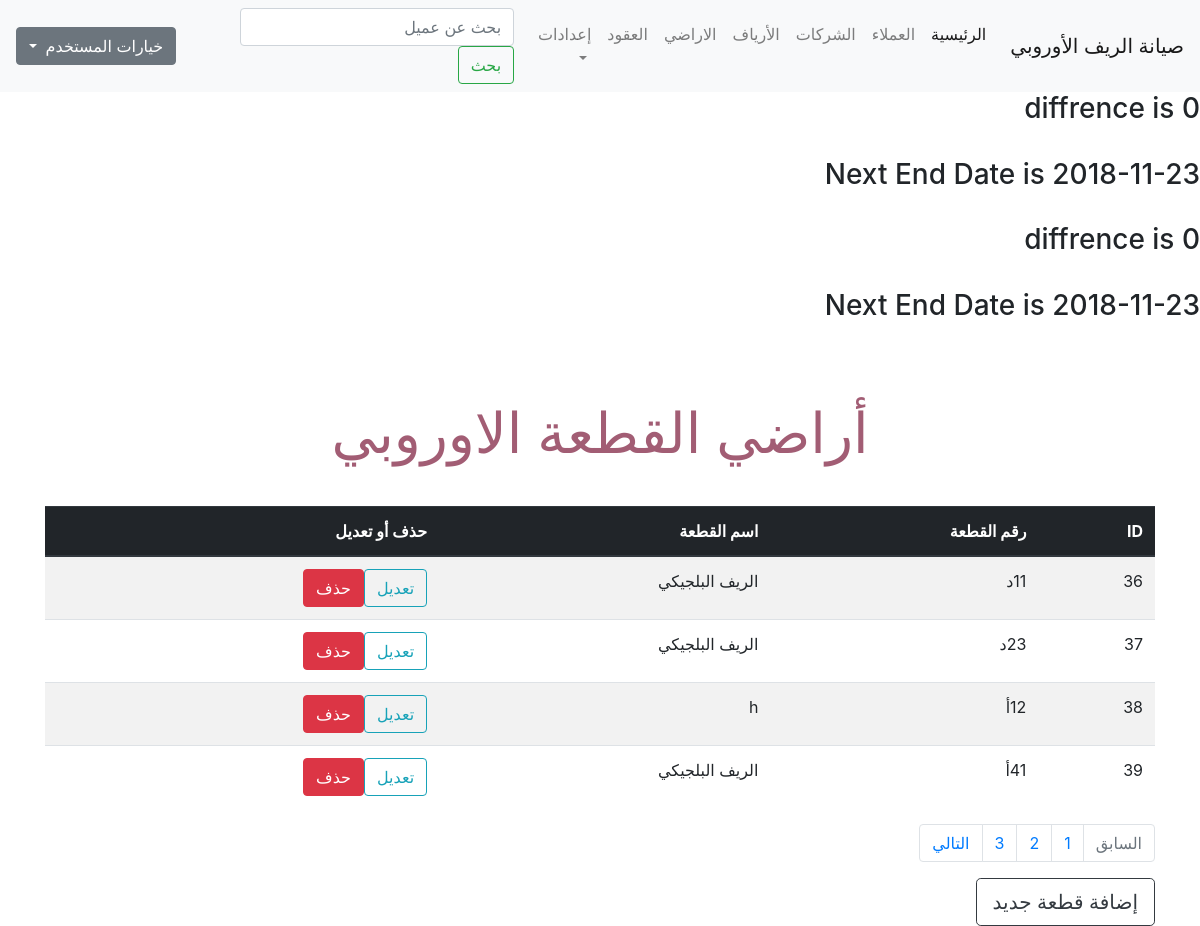
Before: /units.php (signed in) with the older database file.
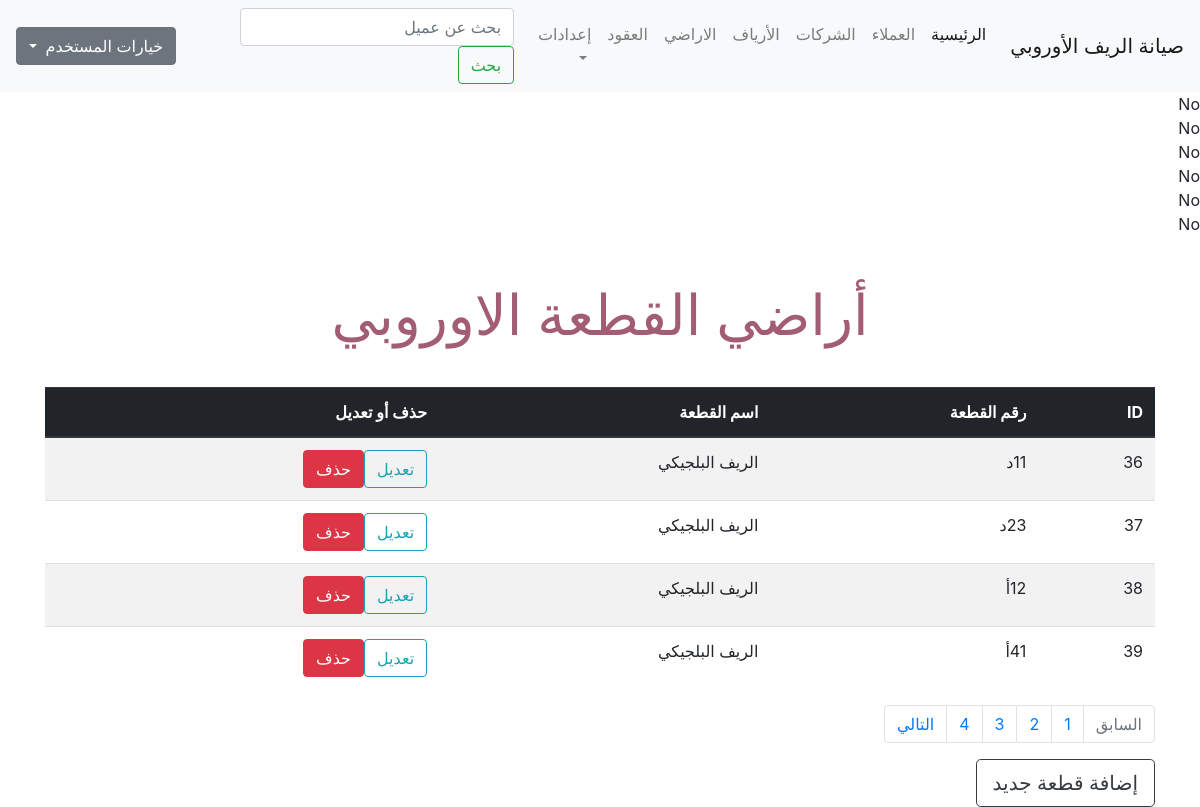
After: the same page with the newer database file.
### tables this page shows
CREATE TABLE `maint` (
  `maint_id` int(11) NOT NULL,
  `contract_id` int(11) NOT NULL,
  `balance` int(255) NOT NULL,
  `start_date` date NOT NULL,
  `end_date` date NOT NULL,
  `billed_to_date` date NOT NULL,
  `maint_fee` int(11) NOT NULL DEFAULT '750'
);

CREATE TABLE `units` (
  `unit_id` int(11) NOT NULL,
  `unit_name` varchar(50) NOT NULL,
  `reef_id` int(11) NOT NULL
);

CREATE TABLE `reefs` (
  `reef_id` int(11) NOT NULL,
  `company_id` int(11) NOT NULL,
  `reef_name` varchar(100) NOT NULL
);

### units.php (the view, shortened to what this page needs)
<?php
if (isset($_SESSION['username'])) {
    include 'init.php';
    echo '<div class="container">';
    if (isset($_GET['action'])) {
        $action = $_GET['action'];
    } else {
        $action = "Manage";
    }
        if ($action == 'Manage') {
        $limit = 4;
        $stmt = $db->prepare("SELECT * FROM units");
        $stmt->execute();
        $total_result = $stmt->rowCount();
        $total_pages = ceil($total_result/$limit);
        if(!isset($_GET['page'])) {
            $page = 1;
        } else {
            $page = $_GET['page'];
        }
        $starting_limit = ($page-1)*$limit;
        $show = "SELECT * FROM units ORDER BY unit_id ASC LIMIT $starting_limit, $limit";
        $rows = $db->prepare($show);
        $rows->execute();
        echo '<h1 class="page-title text-center"> أراضي القطعة الاوروبي </h1>';
        ?>
        <table class="table table-striped table-hover ">
            <thead class="thead-dark">
                <tr>
                    <th>
                        ID
                    </th>
                    <th>
                        رقم القطعة
                    </th>
                    <th>
                        اسم القطعة
                    </th>
                    <th>
                        حذف أو تعديل
                    </th>
                </tr>
            </thead>
            <tbody>
                <?php
                    foreach($rows as $row) {
                        $stmt = $db->prepare('SELECT * FROM reefs WHERE reef_id = ? LIMIT 1');
                        $stmt->execute(array($row['reef_id']));
                        $reef = $stmt->fetch();
                        echo '<tr>';
                            echo '<td>' . $row['unit_id'] .  '</td><td>' . $row['unit_name'] . '</td><td>' . $reef['reef_name'] .
                            '</td><td><a href="?action=Edit&id=' . $row['unit_id'] . '" class="btn btn-outline-info">تعديل</a><a href="?action=Delete&id=' . $row['unit_id'] . '" class="btn btn-danger confirm"> حذف</a></td>';
                        echo '</tr>';
                    }
                ?>
            </tbody>
        </table>
        <nav aria-label="Page navigation example">
            <ul class="pagination">
            <?php $past_page = $_GET['page'] - 1;
                if ($past_page < 1) {
                    $past_page = 1;
                    $past_page_status = 'disabled';
                }
            ?>
                <li class="page-item <?php echo $past_page_status; ?>">
                    <a href='<?php echo "?page=$past_page"; ?>' class="page-link">السابق
                    </a>
                </li>
                <?php
                for ($page=1; $page <= $total_pages ; $page++):?>
                <li class="page-item">
                    <a href='<?php echo "?page=$page"; ?>' class="page-link <?php if ($_GET['page'] == $page) { echo 'current';} ?>"><?php  echo $page; ?>
                    </a>
                </li>
            <?php endfor; ?>
            <?php $next_page = $_GET['page'] + 1;
            ?>
                <li class="page-item  <?php echo $next_page_status; ?>">
                    <a href='<?php echo "?page=$next_page"; ?>' class="page-link">التالي
                    </a>
                </li>
            </ul>
        </nav>
        <a href="?action=Add" class="btn btn-outline-dark btn-lg">إضافة قطعة جديد</a>
        <?php
        include $tbl . 'footer.php';
        }
} else {
    header('Location: index.php');
    exit();
}?>

### init.php (shortened to what this page needs)
<?php
include 'db.php';
$tbl = "includes/";
include $tbl . 'header.php';
if (!isset($noNavbar)) {
    include $tbl . 'nav.php';
}
$stmtC = $db->prepare('SELECT contracts.contract_id , contracts.total_space, maint.balance, maint.start_date, maint.end_date, maint.maint_fee
 FROM contracts
INNER JOIN maint on contracts.contract_id = maint.contract_id');
$stmtC->execute();
$rows = $stmtC->fetchAll();
$curDate = date('Y-m-d');
foreach ($rows as $row) {
    $expDate = $row['start_date'];
    if ($expDate < $curDate) {
         $d = (int)abs((strtotime($curDate) - strtotime($expDate))/(60*60*24*30));;
        echo '<h3> diffrence is ' . $d . '</h3><br>';
        $start_date_ = $curDate;
        $end_date_ = date("Y-m-d", strtotime(date("Y-m-d", strtotime($start_date_)). "next month"));
        echo '<h3> Next End Date is ' . $end_date_ . '</h3><br>';
    } else {
        echo 'No' . '<br>';
    }
}

Changed rows visible on the page:
removed maint: start_date "0", end_date_ "2018-11-23"
removed maint: start_date "0", end_date_ "2018-11-23"
added maint: start_date "No"
added maint: start_date "No"
added maint: start_date "No"
added maint: start_date "No"
added maint: start_date "No"
added maint: start_date "No"
changed units id 38: reef.reef_name "h" → "الريف البلجيكي"
Other visible differences:
new list line: "4"
